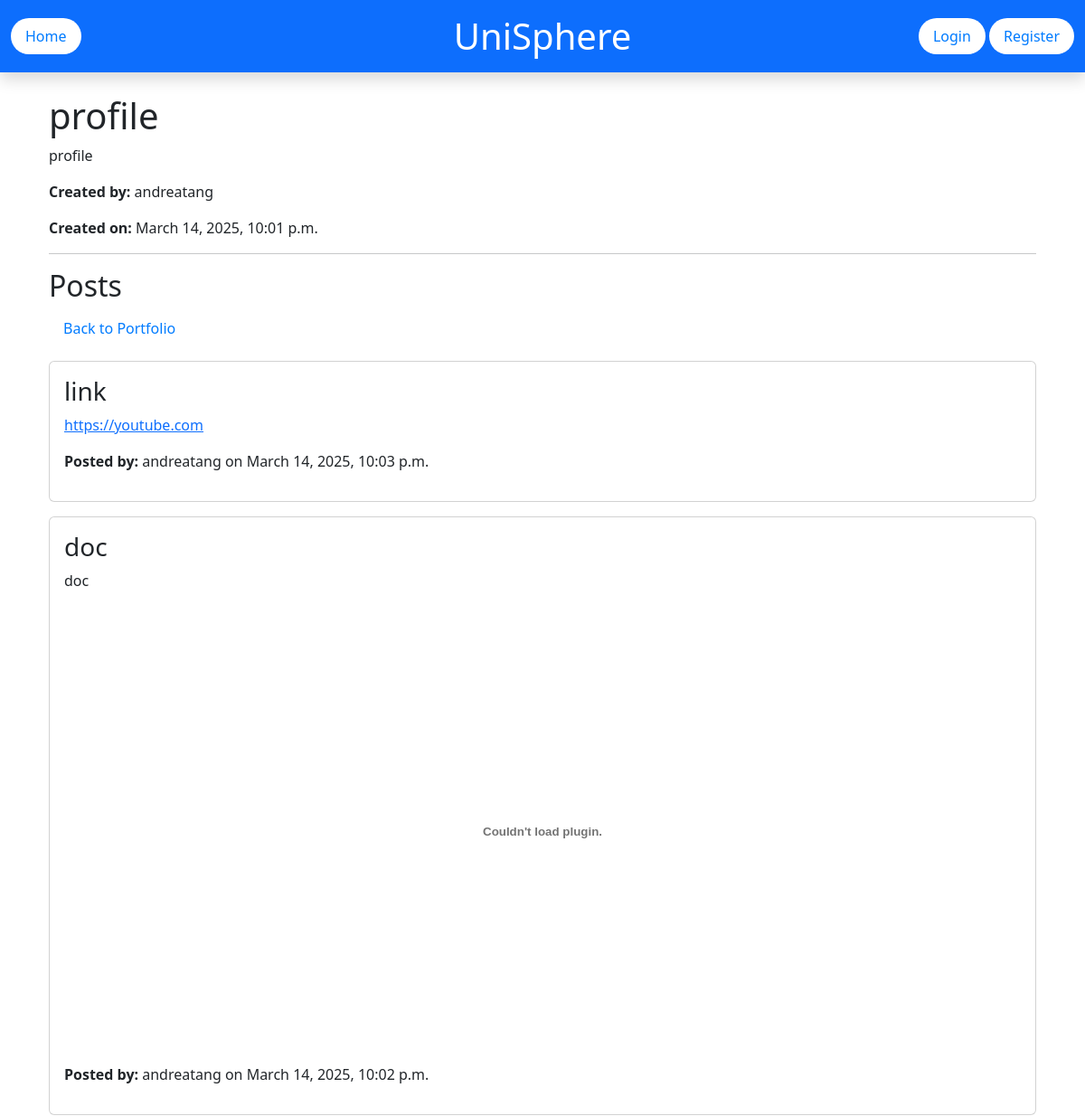
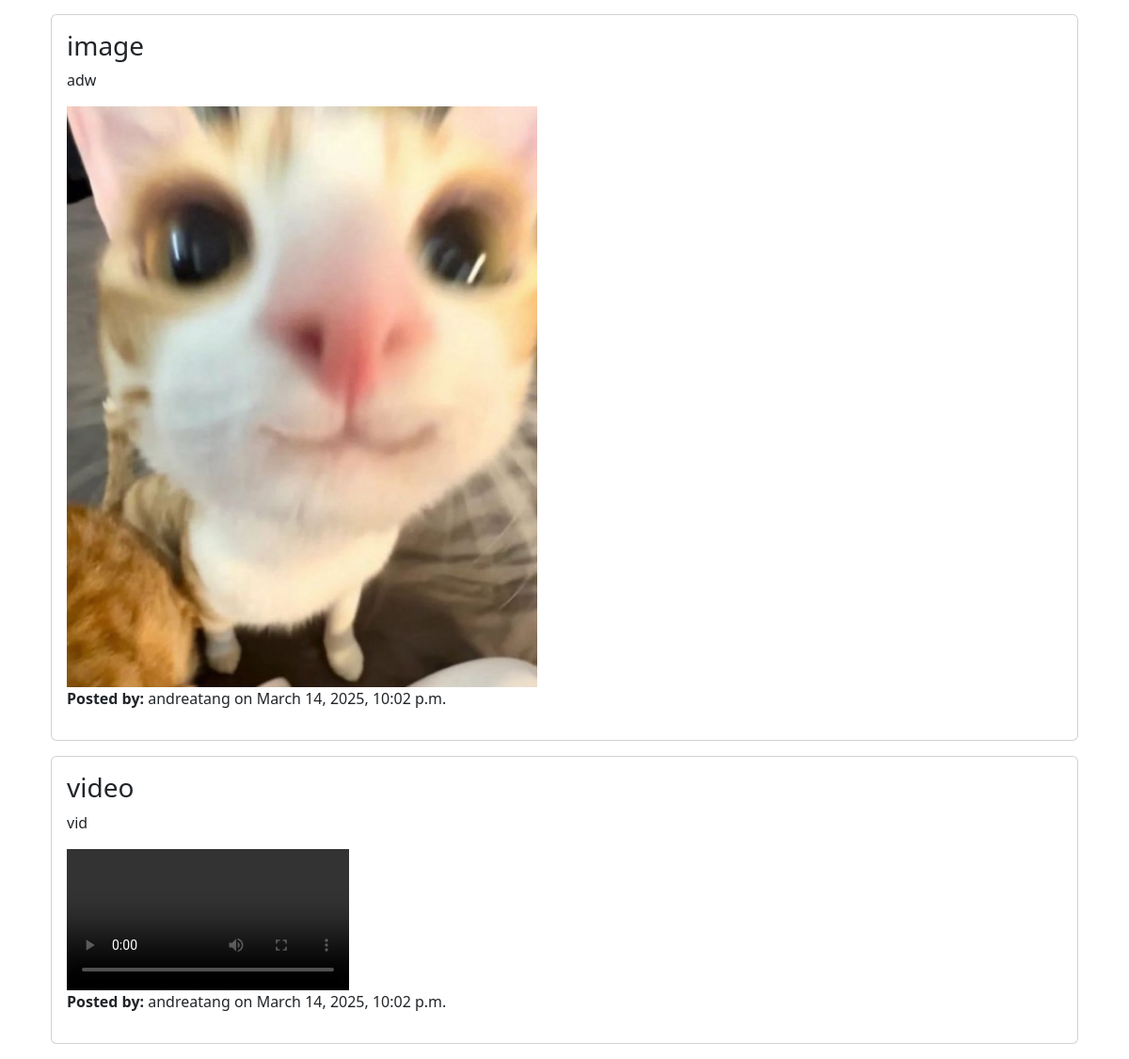
Page /project/9/ on the committed database (2 pictures, top to bottom).
### UniSphereApp/models.py (models this page shows, shortened)
class Project(models.Model):
    user = models.ForeignKey(settings.AUTH_USER_MODEL, on_delete=models.CASCADE)
    title = models.CharField(max_length=255)
    description = models.TextField()
    timestamp = models.DateTimeField(auto_now_add=True)

class User(AbstractUser):
    STUDENT = 'student'
    RECRUITER = 'recruiter'
    ROLE_CHOICES = [
        (STUDENT, 'Student'),
        (RECRUITER, 'Recruiter'),
    ]
    role = models.CharField(max_length=10, choices=ROLE_CHOICES, default=STUDENT)

class StudentPost(models.Model):
    project = models.ForeignKey(Project, on_delete=models.CASCADE, related_name="posts")
    user = models.ForeignKey(settings.AUTH_USER_MODEL, on_delete=models.CASCADE)
    title = models.CharField(max_length=255)
    caption = models.TextField()
    timestamp = models.DateTimeField(auto_now_add=True)

class PostFile(models.Model):
    post = models.ForeignKey(StudentPost, related_name="files", on_delete=models.CASCADE)
    file = models.FileField(upload_to="uploads/")

### UniSphereApp/views.py (the view)
# urls.py: path('project/<int:project_id>/', views.project, name='project'),
def project(request, project_id):
    project = get_object_or_404(Project, id=project_id)
    posts = StudentPost.objects.filter(project=project).order_by('-timestamp')
    return render(request, 'UniSphereApp/project.html', {'project': project, 'posts': posts})

### templates/UniSphereApp/project.html (shortened to what this page needs)
{% extends 'base.html' %}
{% block content %}
<div class="container mt-4">
    <h1>{{ project.title }}</h1>
    <p>{{ project.description }}</p>
    <p><strong>Created by:</strong> {{ project.user.username }}</p>
    <p><strong>Created on:</strong> {{ project.timestamp }}</p>
    <hr>
    <h2>Posts</h2>
    <a href="{% url 'user_portfolio' project.user.username %}" class="btn btn-secondary mb-3">Back to Portfolio</a>
    {% for post in posts %}
        <div class="card mb-3">
            <div class="card-body">
                <h3>{{ post.title }}</h3>
                <p>{{ post.caption|urlize }}</p>
                {% for file in post.files.all %}
                    {% if file.file.url|lower|slice:'-3:' == "jpg" or file.file.url|lower|slice:'-3:' == "png" %}
                        <img src="{{ file.file.url }}" class="img-fluid" style="max-width: 500px; height: auto; display:block; margin-top: 10px;" alt="Uploaded Image">
                    {% elif file.file.url|lower|slice:'-3:' == "mp4" or file.file.url|lower|slice:'-3:' == "mov" %}
                        <video controls style="max-width: 500px; height: auto; display:block; margin-top: 10px;">
                            <source src="{{ file.file.url }}" type="video/mp4">
                        </video>
                    {% elif file.file.url|lower|slice:'-4:' == ".pdf" %}
                        <embed src="{{ file.file.url }}" type="application/pdf" width="100%" height="500px">
                    {% elif file.file.url|lower|slice:'-4:' == ".txt" %}
                        <iframe src="{{ file.file.url }}" width="100%" height="300px"></iframe>
                    {% elif file.file.url|lower|slice:'-5:' == ".docx" %}
                        <p><a href="{{ file.file.url }}" download>Download Document</a></p>
                    {% else %}
                        <p><a href="{{ file.file.url }}" download>Download File</a></p>
                    {% endif %}
                {% endfor %}
                <p><strong>Posted by:</strong> {{ post.user.username }} on {{ post.timestamp }}</p>
            </div>
        </div>
    {% empty %}
        <p>No posts yet for this project.</p>
    {% endfor %}
</div>
{% endblock %}

### templates/base.html (shortened to what this page needs)
{% load static %}
<!DOCTYPE html>
<html lang="en">
<head>
    <link href="https://cdn.jsdelivr.net/npm/bootstrap@5.3.3/dist/css/bootstrap.min.css" rel="stylesheet"
>
    <link rel="stylesheet" type="text/css" href="{% static 'css/styles.css' %}">
</head>
<body>
    <header class="container-fluid bg-primary text-white py-3 shadow">
        <div class="row align-items-center">
            <div class="col-md-4 text-start">
                <a href="{% url 'home' %}" class="btn btn-light">Home</a>
            </div>
            <div class="col-md-4 text-center">
                <h1 class="mb-0">UniSphere</h1>
            </div>
            <div class="col-md-4 text-end">
                {% if user.is_authenticated %}
                    <a href="{% url 'profile' %}" class="btn btn-light">Profile</a>
                    <a href="{% url 'logout' %}" class="btn btn-danger">Logout</a>
                {% else %}
                    <a href="{% url 'login' %}" class="btn btn-light">Login</a>
                    <a href="{% url 'register' %}" class="btn btn-light">Register</a>
                {% endif %}
            </div>
        </div>
    </header>
    <div class="container mt-4">
        {% block content %}
        {% endblock %}
    </div>
</body>
</html>

### static/css/styles.css (style rules this page uses)
.btn { padding: 8px 16px; background-color: white; color: #007bff; border: none; border-radius: 20px; cursor: pointer; font-size: 16px; text-decoration: none; transition: 0.3s; }

### rows in the picture
Project: title "profile", description "profile", user.username "andreatang", timestamp "March 14, 2025, 10:01 p.m."
StudentPost: title "link", caption "https://youtube.com", user.username "andreatang", timestamp "March 14, 2025, 10:03 p.m."
StudentPost: title "doc", caption "doc", user.username "andreatang", timestamp "March 14, 2025, 10:02 p.m."
StudentPost: title "image", caption "adw", user.username "andreatang", timestamp "March 14, 2025, 10:02 p.m."
PostFile: file (picture)
StudentPost: title "video", caption "vid", user.username "andreatang", timestamp "March 14, 2025, 10:02 p.m."
